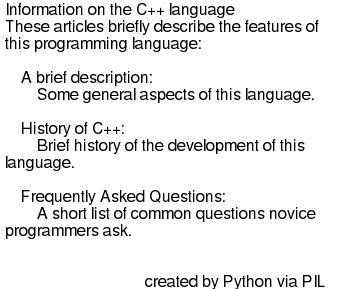

Generate this figure with Python:
# coding: utf-8
# only support python2
import Image, ImageFont, ImageDraw


FONT = "/usr/share/fonts/truetype/freefont/FreeSans.ttf"

filename = raw_input("input the filename you want to convert: ")

with open(filename) as f:
    lines = f.readlines()

inputfile = u""
for line in lines:
    uni_line = unicode(line,"utf-8")
    inputfile += uni_line

font = ImageFont.truetype(FONT, 16)
output = 'demo.png'

def text2png(inputfile, output, fontpath=None,
             fontsize=16, color='#000', bgcolor='#FFF',
             leftpadding=5, rightpadding=5, out_put_width=350):
    # set up fonts
    if fontpath == None:
        font = ImageFont.load_default()
    else:
        font = ImageFont.truetype(FONT, fontsize)


    # set up footnotes
    foot_note = 'created by Python via PIL'
    fontfoot_note = ImageFont.truetype(FONT, 18)
    foot_note_width = fontfoot_note.getsize(foot_note)[0]
    foot_note_height= fontfoot_note.getsize(foot_note)[1]



    # image line length
    fixed_size = out_put_width - leftpadding - rightpadding
    # image width
    img_width = out_put_width

    text = inputfile

    lines = process_text(text, fixed_size)

    line_height = font.getsize(text)[1]
    img_height = line_height * (len(lines) + 3)

    img = Image.new("RGBA", (img_width, img_height), bgcolor)
    draw = ImageDraw.Draw(img)

    # draw text line
    y = 0
    for line in lines:
        draw.text( (leftpadding, y), line, color, font=font )
        y += line_height

    draw.text( (img_width - foot_note_width, img_height - foot_note_height),
               foot_note,color, font)

    img.save(output)


def process_text(text, fixed_size):
    # state flag
    in_word = False
    lines = []
    line = u""
    word = u""
    for char in text:
        if font.getsize(line+word)[0] <= fixed_size:
            if char != '\n':
                if char == ' ':
                    in_word = False
                    line += word
                    word = u""
                    # join space
                    line += char

                else:
                    in_word = True
                    word += char
            # meet LF
            else:
                in_word = False
                line += word
                word = u""
                lines.append(line)
                line = u""
        # > fixed_size should append
        else:
            # last char was space or LF
            if in_word == False:
                # word can be add to line
                line += word
                # replace word with new char
                word = char
                lines.append(line)
                line = u""

            # last char was not space or LF
            else:
                # add char to current word and keep it
                word += char
                lines.append(line)
                line = u""

    return lines


text2png(inputfile, output, FONT)
